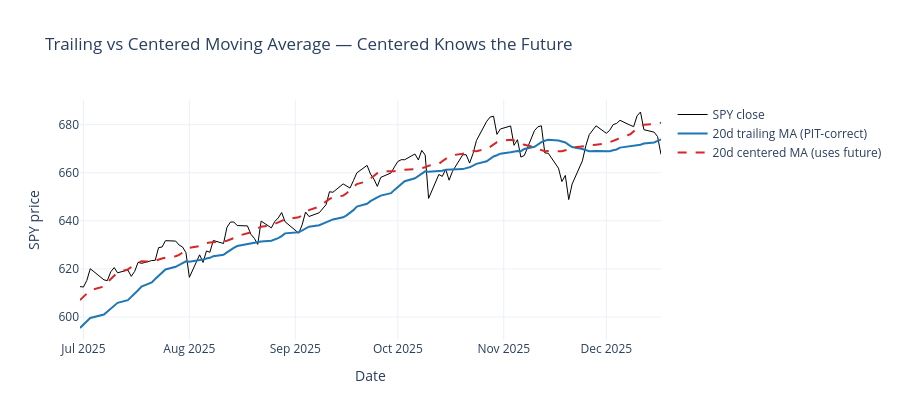

Here is the notebook cell this chart was saved with:
### Code cell
fig = go.Figure()
fig.add_trace(
    go.Scatter(
        x=spy_ma["timestamp"].to_list(),
        y=spy_ma["close"].to_list(),
        name="SPY close",
        line=dict(color="black", width=1),
    )
)
fig.add_trace(
    go.Scatter(
        x=spy_ma["timestamp"].to_list(),
        y=spy_ma["ma20_trailing"].to_list(),
        name="20d trailing MA (PIT-correct)",
        line=dict(color="#1f77b4", width=2),
    )
)
fig.add_trace(
    go.Scatter(
        x=spy_ma["timestamp"].to_list(),
        y=spy_ma["ma20_centered"].to_list(),
        name="20d centered MA (uses future)",
        line=dict(color="#d62728", width=2, dash="dash"),
    )
)
fig.update_layout(
    title="Trailing vs Centered Moving Average — Centered Knows the Future",
    xaxis_title="Date",
    yaxis_title="SPY price",
    height=420,
    template="plotly_white",
)
fig.show()
